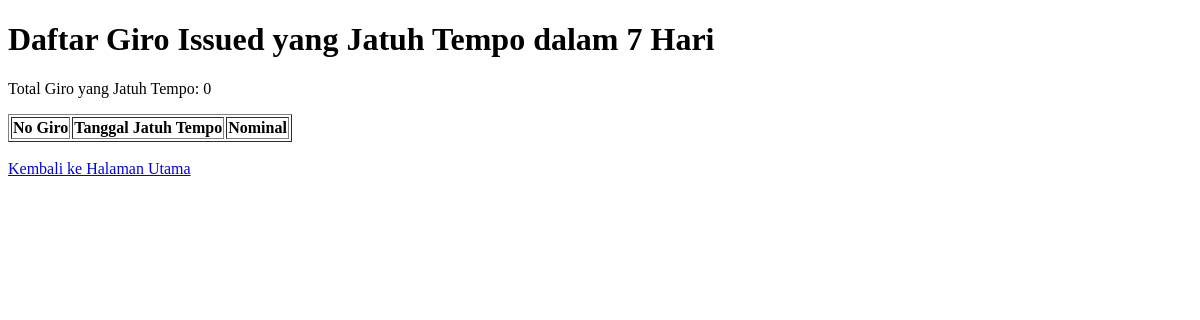
Page /JTGiroList.php on the earlier database version.
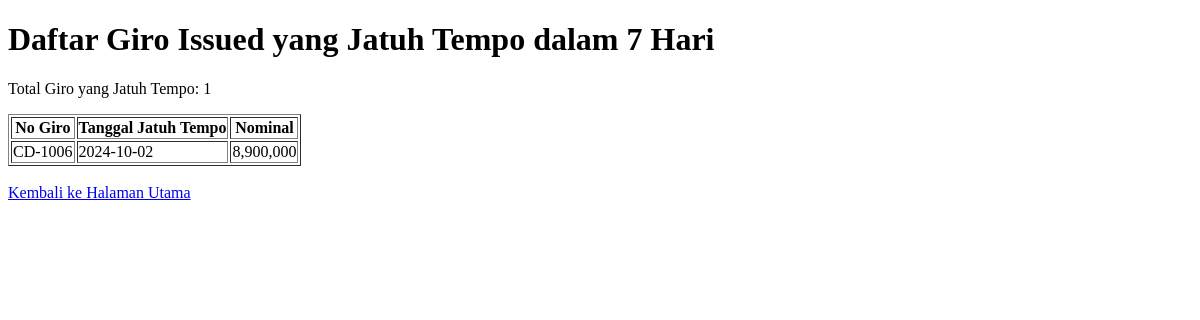
Same page on the later database version.
### tables this page shows
CREATE TABLE `detail_giro`  (
  `id` int(11) NOT NULL AUTO_INCREMENT,
  `nogiro` varchar(20) NULL DEFAULT NULL,
  `tanggal_giro` date NULL DEFAULT NULL,
  `tanggal_jatuh_tempo` date NULL DEFAULT NULL,
  `Nominal` int(11) NULL DEFAULT NULL,
  `nama_penerima` varchar(255) NULL DEFAULT NULL,
  `bank_penerima` varchar(50) NULL DEFAULT NULL,
  `ac_penerima` int(20) NULL DEFAULT NULL,
  `StatGiro` varchar(15) NULL DEFAULT NULL,
  `Keterangan` varchar(255) NULL DEFAULT NULL,
  `PVRNo` varchar(255) NULL DEFAULT NULL,
  `tanggal_cair_giro` date NULL DEFAULT NULL,
  `SeatleBy` varchar(255) NULL DEFAULT NULL,
  `TglVoid` date NULL DEFAULT NULL,
  `VoidBy` varchar(255) NULL DEFAULT NULL,
  `tglkembalikebank` date NULL DEFAULT NULL,
  `dikembalikanoleh` varchar(255) NULL DEFAULT NULL,
  `created_by` varchar(255) NULL DEFAULT NULL,
  `created_at` timestamp NULL DEFAULT current_timestamp(),
  PRIMARY KEY (`id`) USING BTREE,
  UNIQUE INDEX `nogiro`(`nogiro`) USING BTREE
);

### JTGiroList.php (the view, shortened to what this page needs)
<?php
include 'koneksi.php';
$seven_days_ahead = date('Y-m-d', strtotime('+7 days'));
$stmt = $conn->prepare("
    SELECT nogiro, tanggal_jatuh_tempo, nominal
    FROM detail_giro
    WHERE StatGiro = 'Issued' AND tanggal_jatuh_tempo BETWEEN NOW() AND ?
");
$stmt->bind_param("s", $seven_days_ahead);
$stmt->execute();
$result = $stmt->get_result();
$issued_giro_records = [];
while ($row = $result->fetch_assoc()) {
    $issued_giro_records[] = $row;
}
$count_stmt = $conn->prepare("
    SELECT COUNT(*) AS jt_count
    FROM detail_giro
    WHERE StatGiro = 'Issued'
    AND DATEDIFF(tanggal_jatuh_tempo, NOW()) BETWEEN 0 AND 7
");
$count_stmt->execute();
$count_result = $count_stmt->get_result();
$count_row = $count_result->fetch_assoc();
$jt_count = (int)$count_row['jt_count'];
?>
<!DOCTYPE html>
<html lang="en">
<head>
</head>
<body>
    <h1>Daftar Giro Issued yang Jatuh Tempo dalam 7 Hari</h1>
    <p>Total Giro yang Jatuh Tempo: <?php echo $jt_count; ?></p>
    <table border="1">
        <tr>
            <th>No Giro</th>
            <th>Tanggal Jatuh Tempo</th>
            <th>Nominal</th>
        </tr>
        <?php foreach ($issued_giro_records as $giro): ?>
            <tr>
                <td><?php echo htmlspecialchars($giro['nogiro']); ?></td>
                <td><?php echo htmlspecialchars($giro['tanggal_jatuh_tempo']); ?></td>
                <td><?php echo number_format($giro['nominal']); ?></td>
            </tr>
        <?php endforeach; ?>
    </table>
    <br>
    <a href="dashboard.php">Kembali ke Halaman Utama</a>
</body>
</html>

Differences in the rows shown:
added detail_giro: nogiro "CD-1006", tanggal_jatuh_tempo "2024-10-02", Nominal "8,900,000"
Other differences:
$jt_count: "0" → "1"
